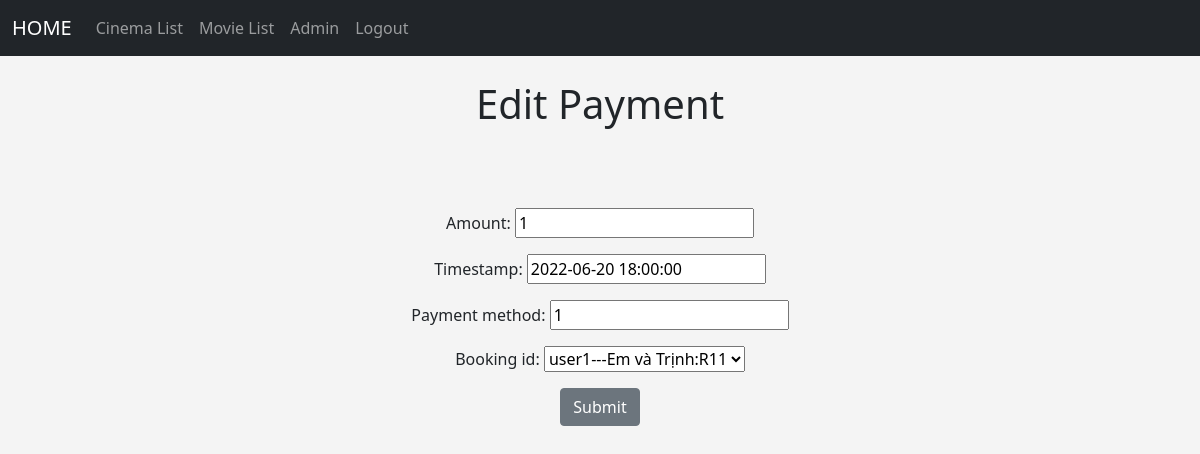
The page /edit_payment/1 (signed in) on the database its author committed.
### members/models.py (models this page shows)
class Payment(models.Model):
    amount = models.IntegerField()
    timestamp = models.DateTimeField()
    payment_method = models.CharField(max_length=100)
    booking_id = models.ForeignKey(Booking, on_delete=models.CASCADE)

### members/views.py (the view)
# urls.py: path('edit_payment/<payment_id>',views.edit_payment, name='edit_payment'),
def edit_payment(request, payment_id):
    payment = Payment.objects.get(pk =  payment_id)
    form = PaymentForm(request.POST or None, instance = payment)
    if form.is_valid():
        form.save()
        return HttpResponseRedirect('/payment_list')
    return render(request, 'ui/edit_payment.html', {'form': form, 'show':payment})

### members/forms.py
class PaymentForm(ModelForm):
    class Meta:
        model = Payment
        fields = ('amount','timestamp','payment_method','booking_id')
        labels = {
        }
        widgets = {
            'amount' : forms.NumberInput(),
            'timestamp' : forms.DateTimeInput(),
            'payment_method' : forms.TextInput(),
        }

### members/models.py (called while the page is built)
    def __str__(self):
        return self.title

    def __str__(self):
        return self.name

    def __str__(self):
        return str(self.movie_id) +':'+str(self.cinema_hall_id)

    def __str__(self):
        return str(self.user_id) + '---' + str(self.show_id)

### members/templates/ui/edit_payment.html (shortened to what this page needs)
{% extends 'ui/base.html' %}
{% block  content %}
{% if user.is_superuser %}
    <center>
        <h1> Edit Payment </h1>
        <br/>
         <br/><br/>
        <form action="" method=POST>
               {{form.as_p}}
             <input type ="submit" value="Submit" class="btn btn-secondary">
        </form>
    </center>
{% else %}
    <center>
    <h1>Sorry you don't have permission to access this page</h1>
    </center>
{% endif%}
{% endblock %}

### members/templates/ui/base.html (style rules this page uses)
body { background: #f4f4f4; }

### rows shown on the page
Payment: amount "1", timestamp "2022-06-20 18:00:00", payment_method "1", booking_id "user1---Em và Trịnh:R11"
